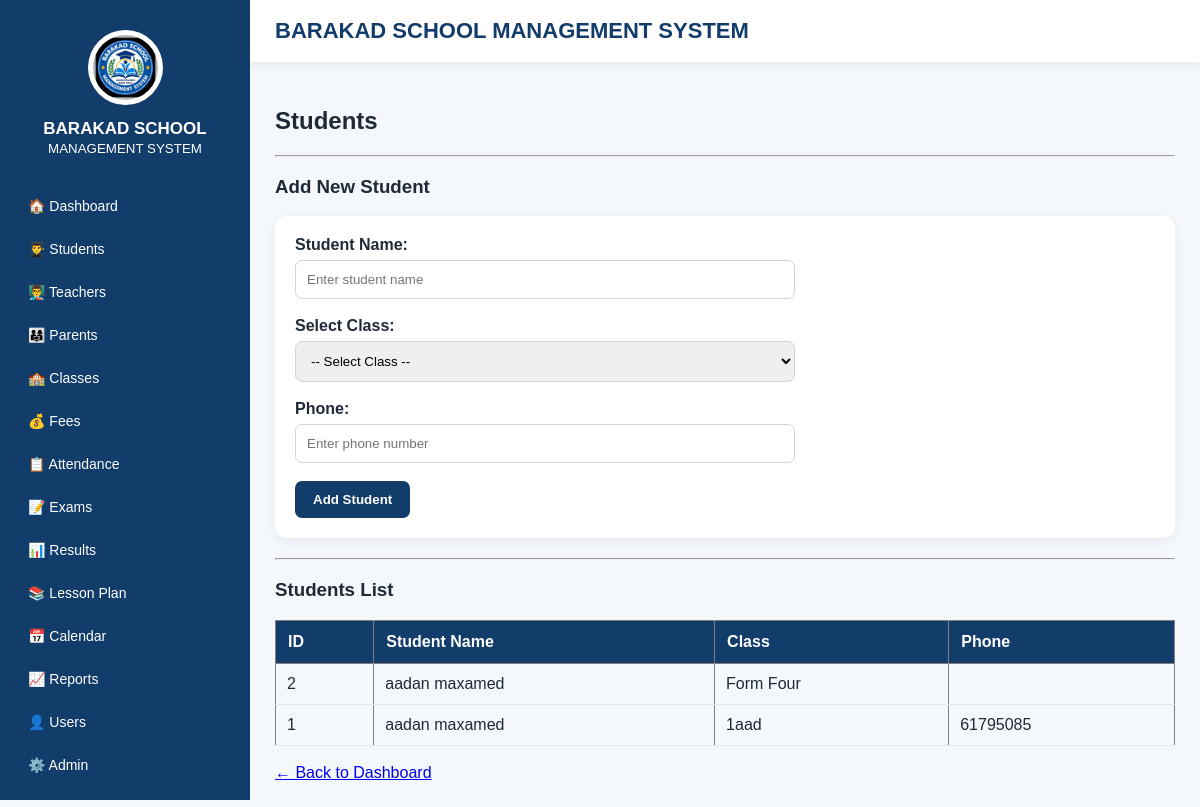
Before: /students with the older database file.
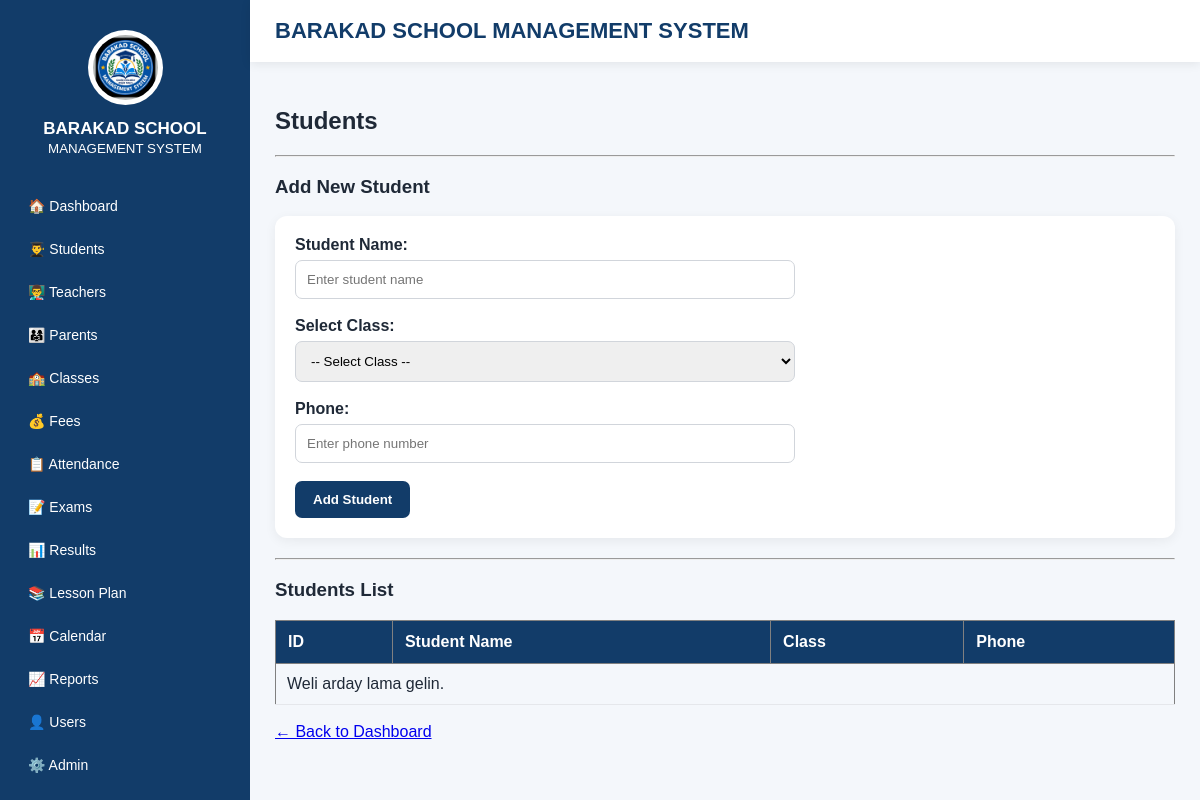
After: the same page with the newer database file.
### tables this page shows
CREATE TABLE students (
                id INTEGER PRIMARY KEY AUTOINCREMENT,
                name TEXT NOT NULL,
                class_name TEXT NOT NULL,
                phone TEXT
            );

### app.py (the view)
@app.route("/students")
def students():
    db = get_db()
    students_list = db.execute("SELECT * FROM students ORDER BY id DESC").fetchall()
    db.close()
    return render_template("students.html", students=students_list, classes=CLASS_LIST)

### app.py (called while the page is built)
def get_db():
    db = sqlite3.connect(DATABASE)
    db.row_factory = sqlite3.Row
    return db

### templates/students.html (shortened to what this page needs)
{% extends "base.html" %}
{% block content %}
<h2>Students</h2>
<hr>
<h3>Add New Student</h3>
<form method="POST" action="/students/add">
    <label><strong>Student Name:</strong></label>
    <br>
    <input type="text"
           name="name"
           placeholder="Enter student name"
           required>
    <br><br>
    <label><strong>Select Class:</strong></label>
    <br>
    <select name="class_name" required>
        <option value="">
            -- Select Class --
        </option>
    </select>
    <br><br>
    <label><strong>Phone:</strong></label>
    <br>
    <input type="text"
           name="phone"
           placeholder="Enter phone number">
    <br><br>
    <button type="submit">
        Add Student
    </button>
</form>
<hr>
<h3>Students List</h3>
<table border="1"
       cellpadding="8"
       cellspacing="0">
    <tr>
        <th>ID</th>
        <th>Student Name</th>
        <th>Class</th>
        <th>Phone</th>
    </tr>
    {% if students %}
        {% for student in students %}
        <tr>
            <td>
                {{ student["id"] }}
            </td>
            <td>
                {{ student["name"] }}
            </td>
            <td>
                {{ student["class_name"] }}
            </td>
            <td>
                {{ student["phone"] }}
            </td>
        </tr>
        {% endfor %}
    {% else %}
        <tr>
            <td colspan="4">
                Weli arday lama gelin.
            </td>
        </tr>
    {% endif %}
</table>
<br>
<a href="/dashboard">
    ← Back to Dashboard
</a>
{% endblock %}

Changed rows visible on the page:
removed students: id "2", name "aadan maxamed", class_name "Form Four"
removed students: id "1", name "aadan maxamed", class_name "1aad", phone "61795085"
Other visible differences:
text now shown: "Weli arday lama gelin."
